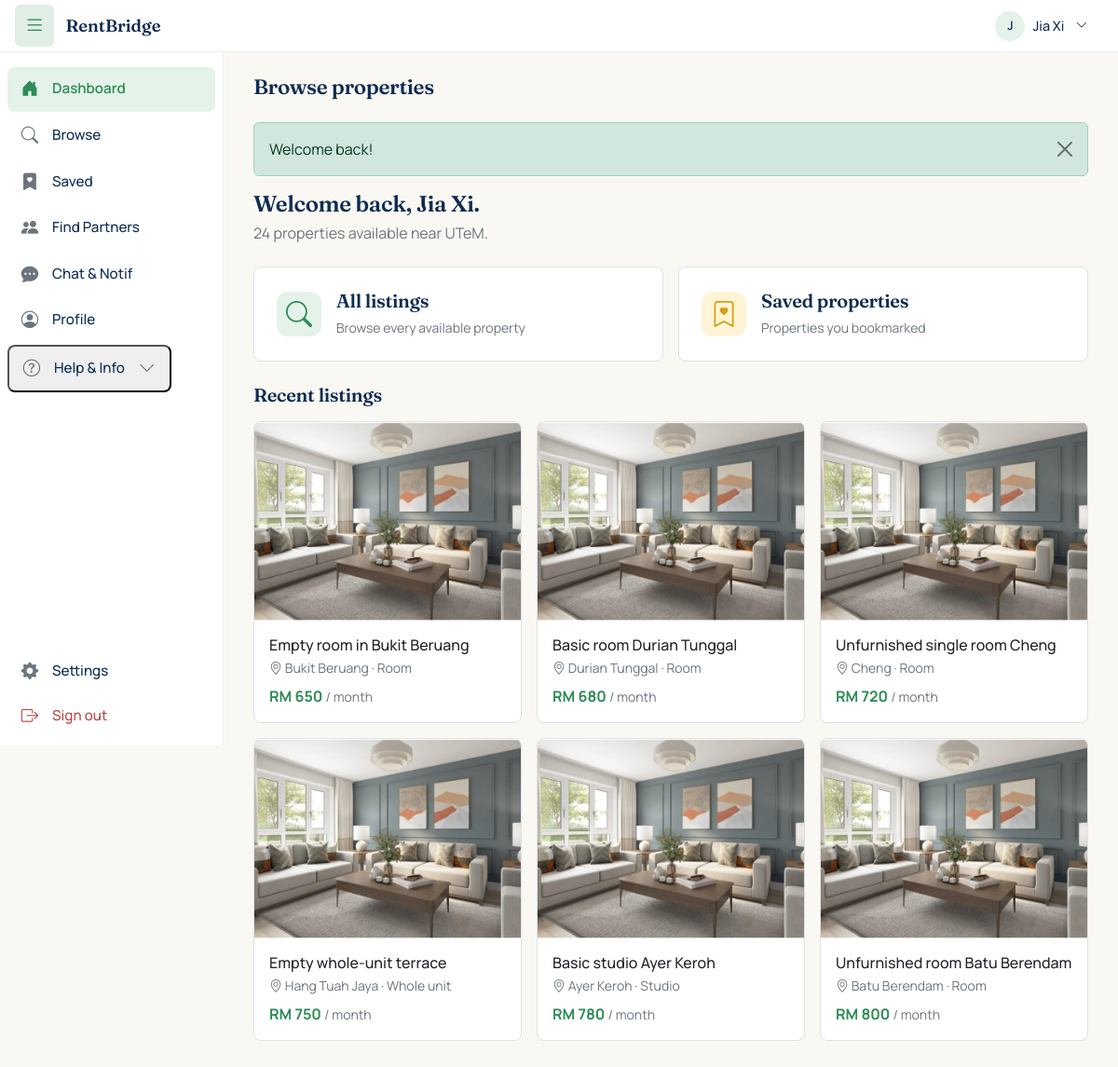
The page /student/dashboard.php (signed in) on the database its author committed.
### tables this page shows
CREATE TABLE `students` (
  `user_id` int(11) NOT NULL,
  `full_name` varchar(150) NOT NULL,
  `preferred_name` varchar(50) NOT NULL DEFAULT '',
  `matric_no` varchar(20) NOT NULL,
  `university` varchar(80) NOT NULL DEFAULT 'UTeM',
  `phone` varchar(20) NOT NULL,
  `looking_for_housing` tinyint(1) NOT NULL DEFAULT 0,
  `housing_pref_city` varchar(80) DEFAULT NULL,
  `housing_pref_max_rent` decimal(8,2) DEFAULT NULL,
  `housing_pref_move_in` date DEFAULT NULL,
  `housing_bio` varchar(255) DEFAULT NULL
);

CREATE TABLE `properties` (
  `id` int(11) NOT NULL,
  `landlord_id` int(11) NOT NULL,
  `title` varchar(150) NOT NULL,
  `property_type` enum('room','studio','whole_unit') NOT NULL,
  `address` text NOT NULL,
  `city` varchar(80) NOT NULL,
  `postcode` varchar(10) NOT NULL,
  `state` varchar(50) NOT NULL DEFAULT 'Melaka',
  `latitude` decimal(10,7) DEFAULT NULL,
  `longitude` decimal(10,7) DEFAULT NULL,
  `maps_url` varchar(500) DEFAULT NULL,
  `monthly_rent` decimal(8,2) NOT NULL,
  `deposit` decimal(8,2) NOT NULL DEFAULT 0.00,
  `description` text DEFAULT NULL,
  `facilities` text DEFAULT NULL,
  `furnishing` enum('none','partial','full') NOT NULL DEFAULT 'partial',
  `status` enum('pending_approval','available','booked','rented','hidden','rejected') NOT NULL DEFAULT 'pending_approval',
  `viewing_mode` enum('landlord_led','agent_led','either') NOT NULL DEFAULT 'either',
  `agent_verified_at` timestamp NULL DEFAULT NULL,
  `agent_verified_by` int(11) DEFAULT NULL,
  `created_at` timestamp NOT NULL DEFAULT current_timestamp(),
  `updated_at` timestamp NOT NULL DEFAULT current_timestamp() ON UPDATE current_timestamp()
);

### includes/auth.php (called while the page is built, shortened)
<?php
function e(?string $value): string {
    return htmlspecialchars($value ?? '', ENT_QUOTES | ENT_HTML5, 'UTF-8');
}
function get_flash(): ?array {
    $f = $_SESSION['flash'];
    return $f;
}

### student/dashboard.php (the view, shortened to what this page needs)
<?php
require_once __DIR__ . '/../includes/auth.php';
$pdo = db();
$userId = current_user_id();
$stmt = $pdo->prepare('SELECT * FROM students WHERE user_id = ?');
$stmt->execute([$userId]);
$me = $stmt->fetch();
$stmt = $pdo->prepare("
    SELECT p.id, p.title, p.city, p.monthly_rent, p.property_type,
           (SELECT image_path FROM property_images
             WHERE property_id = p.id ORDER BY is_primary DESC, id LIMIT 1) AS image_path
      FROM properties p
     WHERE p.status = 'available'
     ORDER BY p.agent_verified_at IS NULL, p.created_at DESC
     LIMIT 6
");
$stmt->execute();
$recentProperties = $stmt->fetchAll();
$totalAvailable = (int)$pdo->query("SELECT COUNT(*) FROM properties WHERE status = 'available'")->fetchColumn();
$pageTitle = 'Browse properties';
$activeNav = 'dashboard';
?>
<div class="mb-4">
    <h4 class="mb-1" style="font-family: 'Fraunces', serif;">
        Welcome back, <?= e($me['preferred_name'] ?: $me['full_name']) ?>.
    </h4>
    <p class="text-secondary mb-0">
        <?= $totalAvailable ?> propert<?= $totalAvailable === 1 ? 'y' : 'ies' ?> available near UTeM.
    </p>
</div>
<div class="row g-3 mb-4">
    <div class="col-md-6">
        <a href="/rentbridge/listings.php"
           class="d-block bg-white rounded-3 border p-4 text-decoration-none text-dark h-100">
            <div class="d-flex align-items-center gap-3">
                <div style="width:48px; height:48px; background:#E4F2EA; border-radius:12px;
                            display:flex; align-items:center; justify-content:center; color:#2E8B57;">
                    <i class="bi bi-search fs-3"></i>
                </div>
                <div>
                    <h5 class="mb-1">All listings</h5>
                    <small class="text-secondary">Browse every available property</small>
                </div>
            </div>
        </a>
    </div>
    <div class="col-md-6">
        <a href="/rentbridge/saved.php"
           class="d-block bg-white rounded-3 border p-4 text-decoration-none text-dark h-100">
            <div class="d-flex align-items-center gap-3">
                <div style="width:48px; height:48px; background:#FFF4D6; border-radius:12px;
                            display:flex; align-items:center; justify-content:center; color:#D4A017;">
                    <i class="bi bi-bookmark-heart fs-3"></i>
                </div>
                <div>
                    <h5 class="mb-1">Saved properties</h5>
                    <small class="text-secondary">Properties you bookmarked</small>
                </div>
            </div>
        </a>
    </div>
</div>
<?php if (!empty($recentProperties)): ?>
<h5 class="mb-3" style="font-family: 'Fraunces', serif;">Recent listings</h5>
<div class="row g-3 mb-4">
    <?php foreach ($recentProperties as $p): ?>
        <div class="col-md-4">
                <a href="/rentbridge/property.php?id=<?= (int)$p['id'] ?>"
               class="d-block text-decoration-none text-dark">
                <div class="bg-white border rounded-3 overflow-hidden h-100"
                     style="transition: transform 0.15s, box-shadow 0.15s;"
                     onmouseover="this.style.transform='translateY(-2px)';this.style.boxShadow='0 4px 12px rgba(15,44,82,0.08)'"
                     onmouseout="this.style.transform='';this.style.boxShadow=''">
                    <div style="aspect-ratio: 4/3; background: linear-gradient(135deg,#E6ECF4,#E4F2EA);">
                        <?php if (!empty($p['image_path'])): ?>
                            <img src="/rentbridge/<?= e($p['image_path']) ?>"
                                 style="width:100%; height:100%; object-fit:cover;" alt="">
                        <?php endif; ?>
                    </div>
                    <div class="p-3">
                        <h6 class="mb-1"><?= e($p['title']) ?></h6>
                        <div class="small text-secondary mb-2">
                            <i class="bi bi-geo-alt"></i> <?= e($p['city']) ?>
                            · <?= e(ucfirst(str_replace('_', ' ', $p['property_type']))) ?>
                        </div>
                        <strong class="text-emerald">
                            RM <?= number_format((float)$p['monthly_rent']) ?>
                        </strong>
                        <small class="text-secondary">/ month</small>
                    </div>
                </div>
            </a>
        </div>
    <?php endforeach; ?>
</div>
<?php endif; ?>
<?php
$pageContent = ob_get_clean();
require __DIR__ . '/../includes/student_layout.php';

### includes/student_layout.php (shortened to what this page needs)
<?php
require_once __DIR__ . '/auth.php';
require_once __DIR__ . '/chat.php';
$pageTitle     = $pageTitle     ?? 'Student';
$activeNav     = $activeNav     ?? '';
$pageTabs      = $pageTabs      ?? [];
$pageContent   = $pageContent   ?? '';
$userId = current_user_id();
$pdo = db();
$stmt = $pdo->prepare("SELECT preferred_name, full_name FROM students WHERE user_id = ?");
$stmt->execute([$userId]);
$me = $stmt->fetch() ?: [];
$myName = ($me['preferred_name'] ?? '') ?: ($me['full_name'] ?? 'User');
?>
<!DOCTYPE html>
<html lang="en">
<head>
    <link href="https://cdn.jsdelivr.net/npm/bootstrap@5.3.3/dist/css/bootstrap.min.css" rel="stylesheet">
    <link href="https://cdn.jsdelivr.net/npm/bootstrap-icons@1.11.3/font/bootstrap-icons.min.css" rel="stylesheet">
    <link href="/rentbridge/assets/css/style.css" rel="stylesheet">
    <link href="/rentbridge/assets/css/student.css" rel="stylesheet">
</head>
<body class="student-body">
<header class="user-topbar">
    <button type="button"
            class="topbar-toggle"
            id="sidebarToggle"
            data-tooltip="Hide sidebar"
            aria-label="Toggle sidebar">
        <i class="bi bi-list"></i>
    </button>
    <a href="/rentbridge/student/dashboard.php" class="topbar-brand">        <span class="topbar-name">RentBridge</span></a>
<div class="topbar-right">
    <div class="topbar-user-menu dropdown">
        <button class="topbar-user-btn dropdown-toggle"
                type="button"
                data-bs-toggle="dropdown"
                aria-expanded="false">
            <?php
            require_once __DIR__ . '/avatar.php';
            $_avatarPath = get_avatar_path($userId, 'student');
            render_avatar($_avatarPath, $myName, 32);
            ?>
            <span class="topbar-user-name d-none d-md-inline">
                <?= e($myName) ?>
            </span>
            <i class="bi bi-chevron-down small ms-1 d-none d-md-inline"></i>
        </button>
    </div>
</div></header>
<div class="user-shell">
    <aside class="user-sidebar" id="userSidebar">
        <nav class="sidebar-nav">
            <a href="/rentbridge/student/dashboard.php"
            class="sidebar-link <?= $activeNav === 'dashboard' ? 'active' : '' ?>">
                <i class="bi bi-house-door-fill"></i>
                <span class="sidebar-label">Dashboard</span>
            </a>
            <a href="/rentbridge/listings.php"
            class="sidebar-link <?= $activeNav === 'browse' ? 'active' : '' ?>">
                <i class="bi bi-search"></i>
                <span class="sidebar-label">Browse</span>
            </a>
            <a href="/rentbridge/saved.php"            class="sidebar-link <?= $activeNav === 'saved' ? 'active' : '' ?>">
                <i class="bi bi-bookmark-heart-fill"></i>
                <span class="sidebar-label">Saved</span>
            </a>
            <a href="/rentbridge/student/partners.php"
            class="sidebar-link <?= $activeNav === 'partners' ? 'active' : '' ?>">
                <i class="bi bi-people-fill"></i>
                <span class="sidebar-label">Find Partners</span>
            </a>
            <a href="/rentbridge/chat.php"
            class="sidebar-link <?= $activeNav === 'chat' ? 'active' : '' ?>">
                <i class="bi bi-chat-dots-fill"></i>
                <span class="sidebar-label">Chat &amp; Notif</span>
            </a>
            <a href="/rentbridge/student/profile.php"
            class="sidebar-link <?= $activeNav === 'profile' ? 'active' : '' ?>">
                <i class="bi bi-person-circle"></i>
                <span class="sidebar-label">Profile</span>
            </a>
            <div class="sidebar-collapsible">
                <button class="sidebar-link sidebar-collapsible-toggle"
                        data-collapse-target="helpMenu" type="button">
                    <i class="bi bi-question-circle"></i>
                    <span class="sidebar-label">Help &amp; Info</span>
                    <i class="bi bi-chevron-down sidebar-chevron"></i>
                </button>
            </div>
        </nav>
        <div class="sidebar-footer">
            <a href="/rentbridge/student/profile.php"
               class="sidebar-link <?= $activeNav === 'profile' ? 'active' : '' ?>">
                <i class="bi bi-gear-fill"></i>
                <span class="sidebar-label">Settings</span>
            </a>
            <a href="/rentbridge/auth/logout.php" class="sidebar-link sidebar-logout">
                <i class="bi bi-box-arrow-right"></i>
                <span class="sidebar-label">Sign out</span>
            </a>
        </div>
    </aside>
    <main class="user-main">
        <div class="user-content">
            <?php if (empty($pageTabs)): ?>
                <div class="user-page-header-noTabs">
                    <h1 class="user-page-title-inline"><?= e($pageTitle) ?></h1>
                </div>
            <?php endif; ?>
            <?php $flash = get_flash(); if ($flash): ?>
                <div class="alert alert-<?= e($flash['type']) ?> alert-dismissible fade show">
                    <?= e($flash['message']) ?>
                    <button type="button" class="btn-close" data-bs-dismiss="alert"></button>
                </div>
            <?php endif; ?>
            <?= $pageContent ?>
        </div>
    </main>
</div>
</body>
</html>

### includes/avatar.php (shortened to what this page needs)
<?php
require_once __DIR__ . '/auth.php';
function render_avatar(?string $avatarPath, string $name, int $sizePx = 44, string $bgColor = '#E4F2EA'): void {
    if (!empty($avatarPath)) {
        ?>
        <img src="/rentbridge/<?= e($avatarPath) ?>"
             alt="<?= e($name) ?>"
             style="width:<?= $sizePx ?>px; height:<?= $sizePx ?>px;
                    border-radius:50%; object-fit:cover; flex-shrink:0;">
        <?php
    } else {
        $initial = mb_strtoupper(mb_substr($name, 0, 1));
        $fontSize = round($sizePx * 0.4);
        ?>
        <div style="width:<?= $sizePx ?>px; height:<?= $sizePx ?>px;
                    border-radius:50%; background: <?= $bgColor ?>;
                    display:inline-flex; align-items:center; justify-content:center;
                    font-weight:600; color:#0F2C52; font-size:<?= $fontSize ?>px;
                    flex-shrink:0;">
            <?= e($initial) ?>
        </div>
        <?php
    }
}

### rows shown on the page
students: preferred_name "J", preferred_name "Jia Xi"
properties: title "Empty room in Bukit Beruang", city "Bukit Beruang", property_type "Room", monthly_rent "650"
properties: title "Basic room Durian Tunggal", city "Durian Tunggal", property_type "Room", monthly_rent "680"
properties: title "Unfurnished single room Cheng", city "Cheng", property_type "Room", monthly_rent "720"
properties: title "Empty whole-unit terrace", city "Hang Tuah Jaya", property_type "Whole unit", monthly_rent "750"
properties: title "Basic studio Ayer Keroh", city "Ayer Keroh", property_type "Studio", monthly_rent "780"
properties: title "Unfurnished room Batu Berendam", city "Batu Berendam", property_type "Room", monthly_rent "800"

### other values the page prints
$pageTitle "Browse properties"
$flash['message'] "Welcome back!"
$totalAvailable "24"
